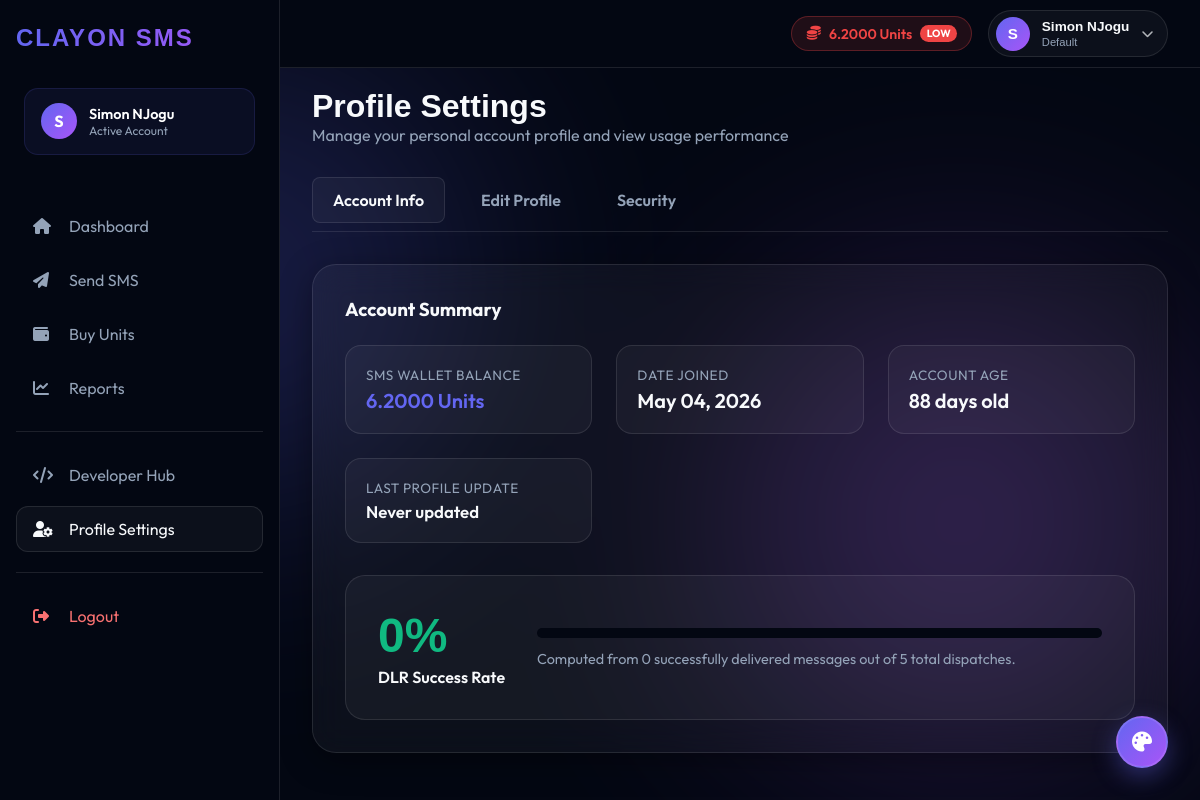
The app's page /profile.php (signed in) with its own data.
### tables this page shows
CREATE TABLE `clients` (
  `id` int(11) NOT NULL,
  `name` varchar(100) NOT NULL,
  `email` varchar(100) NOT NULL,
  `phone` varchar(20) NOT NULL,
  `password_hash` varchar(255) NOT NULL,
  `plan_id` int(11) DEFAULT NULL,
  `status` enum('active','suspended','pending') DEFAULT 'active',
  `created_at` timestamp NOT NULL DEFAULT current_timestamp()
);

CREATE TABLE `wallet_accounts` (
  `client_id` int(11) NOT NULL,
  `balance_units` decimal(15,4) DEFAULT 0.0000,
  `reserved_units` decimal(15,4) DEFAULT 0.0000,
  `updated_at` timestamp NOT NULL DEFAULT current_timestamp() ON UPDATE current_timestamp()
);

CREATE TABLE `pricing_plans` (
  `id` int(11) NOT NULL,
  `plan_name` varchar(50) NOT NULL,
  `provider_markup_type` enum('percentage','fixed') DEFAULT 'percentage',
  `markup_value` decimal(10,4) NOT NULL,
  `min_topup` decimal(10,2) DEFAULT 0.00,
  `status` enum('active','inactive') DEFAULT 'active',
  `created_at` timestamp NOT NULL DEFAULT current_timestamp()
);

### profile.php (the view, shortened to what this page needs)
<?php
$db = getClayonDb();
$clientId = $_SESSION['CLAYON_CLIENT_ID'];
$stmt = $db->prepare("
    SELECT c.*, p.plan_name, w.balance_units
    FROM clients c
    LEFT JOIN pricing_plans p ON c.plan_id = p.id
    LEFT JOIN wallet_accounts w ON c.id = w.client_id
    WHERE c.id = ? LIMIT 1
");
$stmt->execute([$clientId]);
$client = $stmt->fetch(PDO::FETCH_ASSOC);
$createdAt = strtotime($client['created_at']);
$ageDays = floor((time() - $createdAt) / 86400);
$ageText = ($ageDays < 1) ? "Joined today" : $ageDays . " days old";
$stmt = $db->prepare("
    SELECT created_at FROM audit_logs
    WHERE actor_type = 'client' AND actor_id = ? AND action = 'profile_update'
    ORDER BY created_at DESC LIMIT 1
");
$stmt->execute([$clientId]);
$lastUpdateRow = $stmt->fetch();
$lastUpdateText = $lastUpdateRow ? date('M d, Y H:i', strtotime($lastUpdateRow['created_at'])) : 'Never updated';
$stmt = $db->prepare("SELECT COUNT(*) FROM sms_requests WHERE client_id = ?");
$stmt->execute([$clientId]);
$totalSms = (int)$stmt->fetchColumn();
$stmt = $db->prepare("SELECT COUNT(*) FROM sms_requests WHERE client_id = ? AND delivery_status = 'delivered'");
$stmt->execute([$clientId]);
$deliveredSms = (int)$stmt->fetchColumn();
$deliveryRate = $totalSms > 0 ? round(($deliveredSms / $totalSms) * 100, 1) : 100.0;
?>
<!DOCTYPE html>
<html lang="en">
<head>
    <link href="https://api.fontshare.com/v2/css?f[]=clash-display@500,600,700&display=swap" rel="stylesheet">
    <link rel="stylesheet" href="https://cdnjs.cloudflare.com/ajax/libs/font-awesome/6.4.0/css/all.min.css">
    <link rel="stylesheet" href="assets/css/style.css">
</head>
<body>
    <div class="aurora">
        <div class="blob blob-1"></div>
        <div class="blob blob-2"></div>
    </div>
    <?php include 'includes/header.php'; ?>
    <?php include 'includes/sidebar.php'; ?>
    <?php include 'includes/theme-center.php'; ?>
    <main class="main-content" style="display:block; visibility:visible; opacity:1;">
        <div class="main-content-body-shell">
        <header style="margin-bottom: 2rem;">
            <h1 style="font-family: var(--font-display); color: var(--text-primary);">Profile Settings</h1>
            <p style="color: var(--text-muted);">Manage your personal account profile and view usage performance</p>
        </header>
        <div class="tabs-header">
            <button class="tab-btn active" onclick="switchTab('info-tab', event)">Account Info</button>
            <button class="tab-btn" onclick="switchTab('profile-tab', event)">Edit Profile</button>
            <button class="tab-btn" onclick="switchTab('security-tab', event)">Security</button>
        </div>
        <div id="info-tab" class="tab-content active">
            <div class="glass-card">
                <h3 style="color: var(--text-primary);">Account Summary</h3>
                <div class="info-grid">
                    <div class="info-card">
                        <span class="info-card-label">SMS Wallet Balance</span>
                        <span class="info-card-value" style="color: var(--primary);"><?php echo number_format($client['balance_units'], 4); ?> Units</span>
                    </div>
                    <div class="info-card">
                        <span class="info-card-label">Date Joined</span>
                        <span class="info-card-value"><?php echo date('M d, Y', $createdAt); ?></span>
                    </div>
                    <div class="info-card">
                        <span class="info-card-label">Account Age</span>
                        <span class="info-card-value"><?php echo $ageText; ?></span>
                    </div>
                    <div class="info-card">
                        <span class="info-card-label">Last Profile Update</span>
                        <span class="info-card-value" style="font-size: 1.05rem;"><?php echo $lastUpdateText; ?></span>
                    </div>
                </div>
                <div class="performance-section">
                    <div>
                        <div class="performance-percentage"><?php echo $deliveryRate; ?>%</div>
                        <div style="font-weight: 600; color: var(--text-primary); margin-top: 0.25rem;">DLR Success Rate</div>
                    </div>
                    <div style="flex: 1; min-width: 250px;">
                        <div style="height: 10px; width: 100%; background: var(--bg-main); border-radius: 5px; overflow: hidden;">
                        </div>
                        <p style="margin-top: 0.75rem; font-size: 0.9rem; color: var(--text-muted);">
                            Computed from <?php echo number_format($deliveredSms); ?> successfully delivered messages out of <?php echo number_format($totalSms); ?> total dispatches.
                        </p>
                    </div>
                </div>
            </div>
        </div>
        </div>
    </main>
</body>
</html>

### includes/header.php (shortened to what this page needs)
<?php
$headerClientId = $_SESSION['CLAYON_CLIENT_ID'] ?? null;
$headerClientName = $_SESSION['CLAYON_CLIENT_NAME'] ?? 'Guest';
$headerInitial = strtoupper(substr($headerClientName, 0, 1));
$headerUnits = 0.0000;
$headerPlanName = 'Default Plan';
if ($headerClientId) {
    try {
        $headerDb = getClayonDb();
        $hStmt = $headerDb->prepare("
            SELECT c.*, p.plan_name, w.balance_units
            FROM clients c
            LEFT JOIN pricing_plans p ON c.plan_id = p.id
            LEFT JOIN wallet_accounts w ON c.id = w.client_id
            WHERE c.id = ? LIMIT 1
        ");
        $hStmt->execute([$headerClientId]);
        $hClient = $hStmt->fetch(PDO::FETCH_ASSOC);
        if ($hClient) {
            $headerUnits = (float)($hClient['balance_units'] ?? 0);
            $headerPlanName = $hClient['plan_name'] ?? 'Default Plan';
        }
    } catch (Exception $e) {
        error_log("Header DB Error: " . $e->getMessage());
    }
}
?>
<header class="saas-top-header">
    <div class="header-right">
        <a href="buy.php" class="header-units-badge <?php echo $headerUnits < 10 ? 'low-balance' : ''; ?>" title="Click to Refill Units">
            <i class="fas fa-coins"></i>
            <span><?php echo number_format($headerUnits, 4); ?> Units</span>
            <?php if ($headerUnits < 10): ?>
                <span class="low-tag">Low</span>
            <?php endif; ?>
        </a>
        <button class="header-profile-btn" onclick="openProfileModal()" title="View Account Profile">
            <div class="avatar-circle"><?php echo htmlspecialchars($headerInitial); ?></div>
            <div class="profile-info-text">
                <span class="profile-name"><?php echo htmlspecialchars($headerClientName); ?></span>
                <span class="profile-plan"><?php echo htmlspecialchars($headerPlanName); ?></span>
            </div>
            <i class="fas fa-chevron-down" style="font-size: 0.75rem; opacity: 0.7;"></i>
        </button>
    </div>
</header>

### assets/css/style.css (style rules this page uses)
:root { --primary: #6366f1; --primary-glow: rgba(99, 102, 241, 0.5); --secondary: #a855f7; --bg-main: #030712; --glass-border: rgba(255, 255, 255, 0.1); --font-display: 'Clash Display', sans-serif; --font-body: 'Outfit', sans-serif; --text-primary: #f8fafc; --text-muted: #94a3b8; --text-number: #f0f9ff; --border: #334155; --border-light: rgba(255, 255, 255, 0.1); --card-bg: rgba(255, 255, 255, 0.04); --card-hover: rgba(255, 255, 255, 0.08); --divider: rgba(255, 255, 255, 0.05); --accent-success: #10b981; --accent-warning: #f59e0b; --accent-error: #ef4444; --chart-1: #6366f1; --chart-2: #a855f7; --chart-3: #06b6d4; --glass-bg: var(--card-bg); --text-main: var(--text-primary); }
* { box-sizing: border-box; margin: 0; padding: 0; }
body { background-color: var(--bg-main); color: var(--text-primary); font-family: var(--font-body); overflow-x: hidden; min-height: 100vh; }
.aurora { position: fixed; top: 0; left: 0; width: 100%; height: 100%; z-index: -1; overflow: hidden; background: var(--bg-main); }
.blob { position: absolute; width: 60vw; height: 60vw; filter: blur(100px); opacity: 0.3; border-radius: 50%; animation: move 20s infinite alternate ease-in-out; }
.blob-1 { background: radial-gradient(circle, var(--primary), transparent 70%); top: -10%; left: -10%; }
.blob-2 { background: radial-gradient(circle, var(--secondary), transparent 70%); bottom: -10%; right: -10%; animation-delay: -10s; }
.glass-card { background: var(--glass-bg); backdrop-filter: blur(16px); -webkit-backdrop-filter: blur(16px); border: 1px solid var(--glass-border); border-radius: 24px; padding: 2rem; box-shadow: 0 8px 32px 0 rgba(0, 0, 0, 0.37); height: 100%; width: 100%; box-sizing: border-box; }
.tabs-header { flex-wrap: wrap; }
.main-content { display: block !important; visibility: visible !important; opacity: 1 !important; margin-left: 0; padding: 5.5rem 1.25rem 2rem 1.25rem; width: 100%; min-height: 100vh; position: relative; z-index: 20; overflow: visible; background: transparent; clear: both; float: none; }
.main-content > * { position: relative; z-index: 2; }
.main-content-body-shell { display: block; width: 100%; min-height: 60vh; position: relative; z-index: 21; background: transparent; }
.auth-container, .auth-card, .package-presets, .stat-grid, .info-grid, .period-selector, .tab-nav, .table-container, .report-table, .modal-card { width: 100%; }
.stat-grid, .info-grid { display: grid; grid-template-columns: repeat(auto-fit, minmax(220px, 1fr)); gap: 1.25rem; }
.form-row, .performance-section, .package-presets, .modal-quick-actions { display: grid; grid-template-columns: repeat(auto-fit, minmax(220px, 1fr)); gap: 0.75rem; }
@media (min-width: 1025px) { .saas-top-header { left: 280px; padding: 0 2rem; } }
@media (min-width: 1025px) { .main-content { margin-left: 280px; width: calc(100% - 280px); padding: 5.5rem 2rem 2rem 2rem; } }
body, .glass-card, .sidebar, .saas-top-header, .nav-item, .stat-card, .card, [class*="card"], [class*="badge"], [class*="pill"] { transition: background-color 0.3s ease, color 0.3s ease, border-color 0.3s ease, box-shadow 0.3s ease !important; }
.sidebar, .main-content, .saas-top-header { transition: background-color 0.3s ease, border-color 0.3s ease, transform 0.3s cubic-bezier(0.4, 0, 0.2, 1) !important; }

### records on screen
clients: wallet_accounts.balance_units "6.2000", pricing_plans.plan_name "Default", created_at "May 04, 2026", created_at "88 days old"

### other values on screen
$headerInitial "S"
$headerClientName "Simon NJogu"
$sessionInitial "S"
$sessionName "Simon NJogu"
$lastUpdateText "Never updated"
$deliveryRate "0"
$deliveredSms "0"
$totalSms "5"
